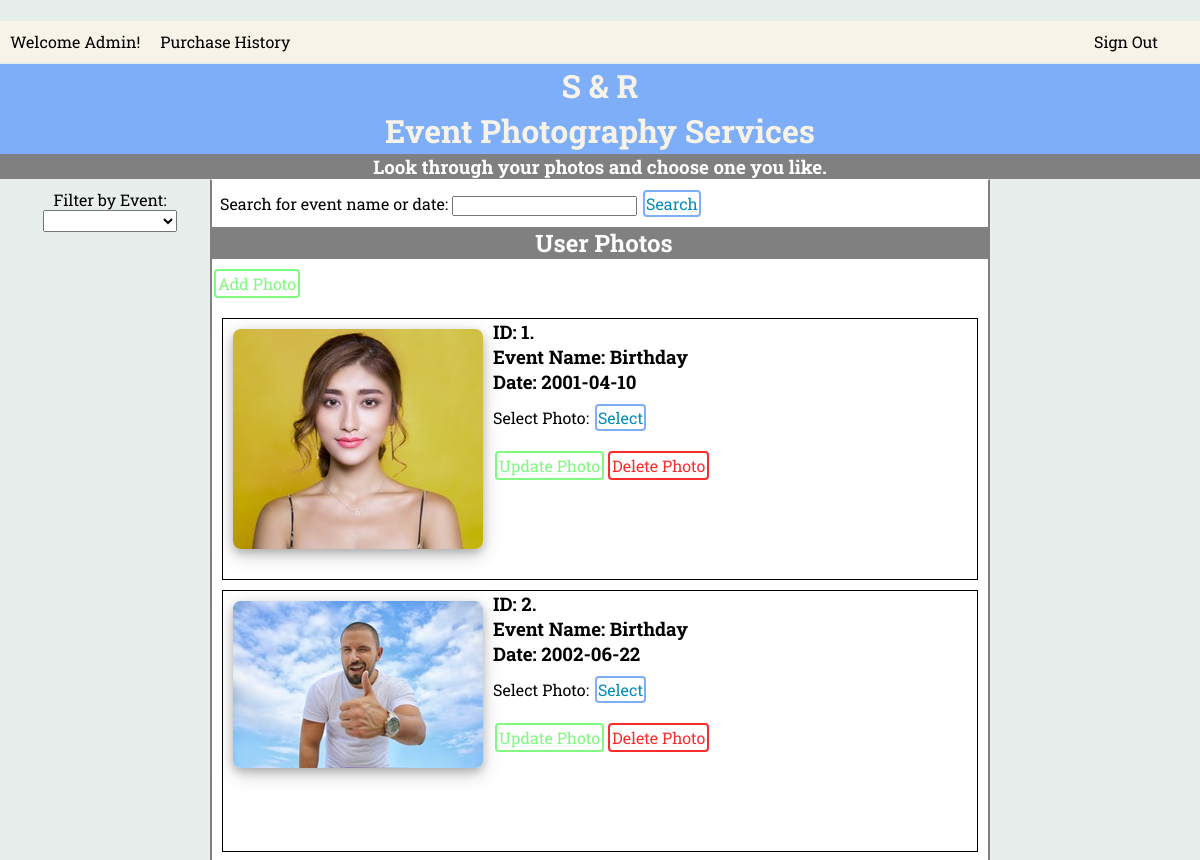
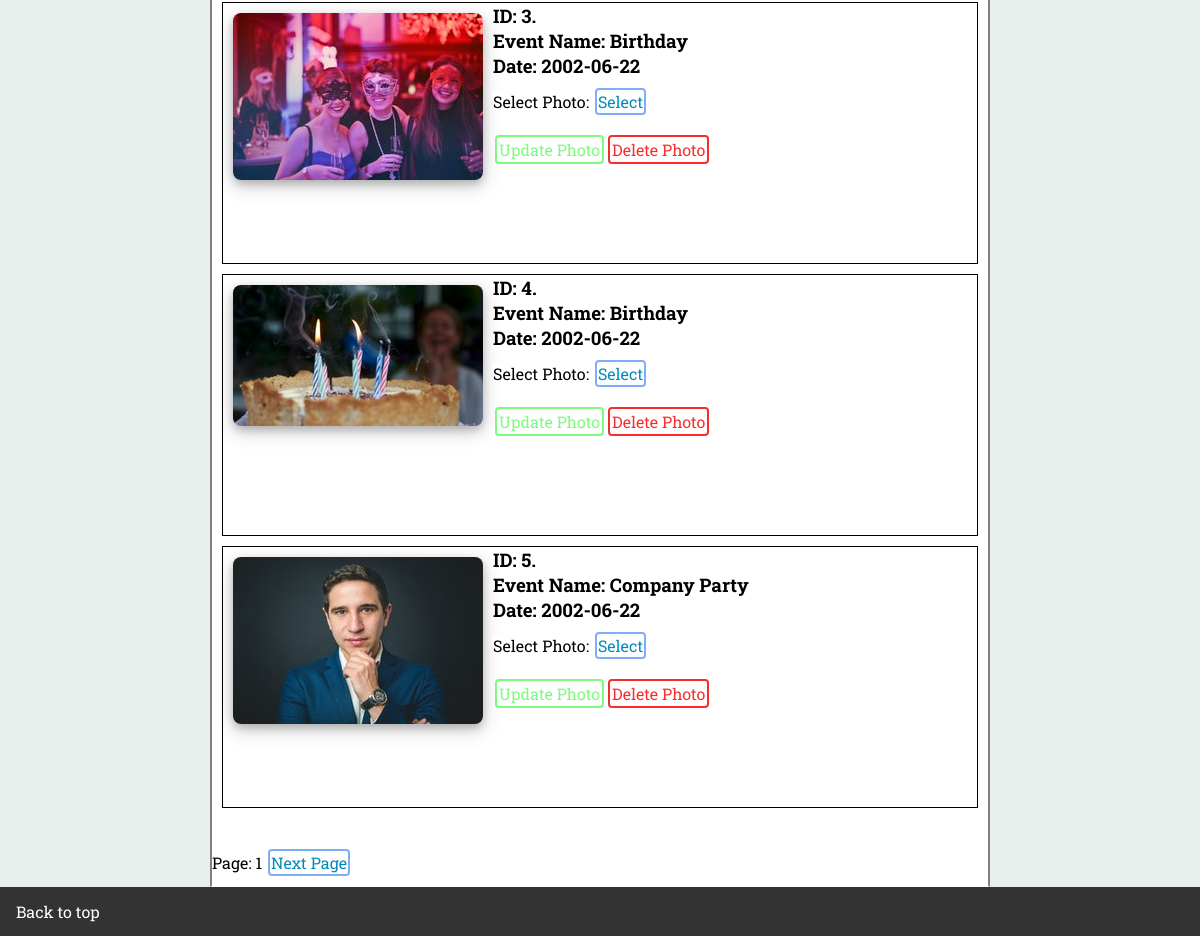
Page /photos.php (signed in) on the committed database (2 pictures, top to bottom).
### tables this page shows
CREATE TABLE photo (
  username      VARCHAR(30) NOT NULL, 
  id			int not null,
  event_name	VARCHAR(30) NOT NULL,
  event_date	DATE NOT NULL,
  selected		BOOLEAN NOT NULL,
  deleted		BOOLEAN NOT NULL,
  CONSTRAINT pk_photo PRIMARY KEY (id),
  Constraint fk_photo_customer FOREIGN KEY (username) references Customer(username)
);

### photos.php (the view, shortened to what this page needs)
<?php
$host = "localhost";
$user = "Solon";
$pass = "speakeasy";
$db = "event_photo";
$page_length = 5;
if(isset($_POST['searchButton']) || !isset($_POST['page_num'])){
	$page_num = 1;
	$page_max = $page_length;
}
$page_min = $page_max-$page_length;
$photo_count=0;
$con=mysqli_connect($host,$user,$pass,$db);
$username = $_SESSION['sess_username'];
$query = "SELECT * FROM customer WHERE username = '$username';";
$result = mysqli_query ($con,$query);
$userData = mysqli_fetch_array($result);
$admin = $userData['admin_rights'];
if (isset($_POST['search']) && $_POST['search']!="") {
	$search = $_POST['search'];
	if(isset($_POST['filter']) && $_POST['filter']!=""){
		$filter = $_POST['filter'];
		if($admin)
			$query_photo = "SELECT * FROM photo WHERE event_name = '$filter' AND (event_name LIKE '%$search%' OR event_date LIKE '%$search%');";
		else
			$query_photo = "SELECT * FROM photo WHERE username = '$username' AND event_name = '$filter' AND (event_name LIKE '%$search%' OR event_date LIKE '%$search%');";
	}
	else{
		if($admin)
			$query_photo = "SELECT * FROM photo WHERE (event_name LIKE '%$search%' OR event_date LIKE '%$search%');";
		else
			$query_photo = "SELECT * FROM photo WHERE username = '$username' AND (event_name LIKE '%$search%' OR event_date LIKE '%$search%');";
	}
}
else{
	if(isset($_POST['filter']) && $_POST['filter']!=""){
		$filter = $_POST['filter'];
		if($admin)
			$query_photo = "SELECT * FROM photo WHERE event_name = '$filter';";
		else
			$query_photo = "SELECT * FROM photo WHERE username = '$username' AND event_name = '$filter';";
	}
	else{
		if($admin)
			$query_photo = "SELECT * FROM photo;";
		else
			$query_photo = "SELECT * FROM photo WHERE username = '$username';";
	}
}
if(!$admin)
	$query_filter = "SELECT DISTINCT event_name FROM photo WHERE username = '$username';";
else
	$query_filter = "SELECT DISTINCT event_name FROM photo;";
$filter_results = mysqli_query ($con,$query_filter);
$photos = mysqli_query ($con,$query_photo);
?>
<html>
  <head>
	<link rel="stylesheet" type="text/css" href="css/photos.css">
  </head>
  <body>
	<div class="header">
        <div id="navbar">
            <div class = "user-welcome">
                <?php echo "Welcome ".ucfirst($_SESSION['sess_username'])."!" ?>
            </div>
			<div class = "navbar-item">
                <a href=order_history.php>Purchase History</a>
            </div><aside>
            <div class = "navbar-item sign-out">
                <a href=login.html>Sign Out</a>
            </aside></div>
        </div>
    <div class="banner">
		<h1>S & R</h1>
        <h1>Event Photography Services</h1>
        <h3>Look through your photos and choose one you like.</h3>
    </div>
	<form action="" method="post" id="searchForm">
	<div class="column">
		<label for="filter" class="sidebar_item">Filter by Event:</label>
		<select id="filter" name="filter">
			<option value=''></option>
			<?php
			while($filter_result = mysqli_fetch_array($filter_results)){
				$event_name = $filter_result['event_name'];
				if(isset($_POST[filter]) && $event_name == $_POST[filter])
					echo "<option value='$event_name' selected>$event_name</option>";
				else
					echo "<option value='$event_name'>$event_name</option>";
			}
			?>
		</select>
	</div>
	<div class="main">
		<div class = "form">
			<label for="search" class="black">Search for event name or date:</label>
			<input type="text" id="search" name="search" value="<?php echo isset($_POST['search']) ? $_POST['search'] : '' ?>" autofocus/>
			<input type="submit" id="searchButton" name="searchButton" value="Search">
		</div>
	<h2>User Photos</h2>
	<?php
		if($admin)
			echo "<input type='submit' onclick=submitForm('update_photo.php#home') class='admin' name='add_photo' value='Add Photo'>";
	?>
	<?php
		while($photo = mysqli_fetch_array($photos)){
			$deleted = $photo['deleted'];
			if(!$deleted){
				$photo_count++;
				if($photo_count>$page_min && $photo_count <= $page_max){
					$photo_id = $photo['id'];
					echo"<div class='photo'>";
					echo "<img src = 'resources/$photo_id.jpeg'/>";
					echo "<h3>ID: $photo_id.</h3>";
					$photo_name = $photo['event_name'];
					echo "<h3>Event Name: $photo_name</h3>";
					$photo_date = $photo['event_date'];
					echo "<h3>Date: $photo_date</h3>";
					echo "<label for='$photo_id'>Select Photo: </label>";
					echo "<input id='selectButton' type='submit' name = '$photo_id' value = 'Select'>";
					echo "<br>";
					if($admin){
						echo "<input type='submit' class='admin' onclick=submitForm('update_photo.php#home') name='update_photo_$photo_id' value='Update Photo'/>";
						echo "<input type='submit' class='admin' id='deleteButton' onclick='clicked(event)' name='delete_photo_$photo_id' value='Delete Photo'/>";
					}
					echo"</div>";
				}
			}
		}
	?>
	<br>
	<div>
		<?php
		echo " Page: $page_num ";
		if($photo_count > $page_max)
			echo "<input type='submit' id='nextPageButton' action='' name='next_page' value='Next Page'>";
		?>
	</div>
	</div>
	</form>
	<ul>
		<li><a href="#home">Back to top</a></li>
	</ul>
   </body>
</html>

### css/photos.css (style rules this page uses)
* { margin: 0px; padding-top: 0px; }
html, body { padding: 0px; margin: 0px; font-family: 'Roboto Slab', sans-serif; background-color: #E8EEEC; }
h1 { margin: 2px auto; }
h2 { text-align: center; background-color: grey; color: white; margin: 0px; }
h3 { background-color: grey; color: white; margin: 0px; }
label { background-color: grey; color: white; margin: 0px; }
select { font-family: 'Roboto Slab', sans-serif; }
.sidebar_item { background-color: #E8EEEC; color: black; }
.black { background-color: white; color: black; margin: 0px; }
#search { margin-bottom: 3px; }
ul { list-style-type: none; margin: 0; padding: 0; overflow: hidden; background-color: #333; }
li { float: left; }
li a { display: block; color: white; text-align: center; padding: 14px 16px; text-decoration: none; }
.column { text-align: center; float: left; width: 200px; margin: 10px; }
.main { margin-left: 210px; margin-right: 210px; border: 1px solid white; border-left: 2px solid grey; border-right: 2px solid grey; margin-bottom: 0px; background-color: white; }
.photo { border: 1px solid black; margin: 10px; height: 260px; background-color: white; }
.photo h3,label { background-color: white; color: black; }
aside { float: right; width: 200px; }
img { width: 250px; height: auto; float: left; margin: 10px; border-radius: 8px; box-shadow: 0 4px 8px 0 rgba(0, 0, 0, 0.2), 0 6px 20px 0 rgba(0, 0, 0, 0.19); }
a { text-decoration: none; }
.header { grid-area: h; filter: blur(0px); border-radius: 0px 0px 0px 0px; }
.banner { grid-area: b; text-align: center; background-color:rgb(127, 174, 249); color: rgb(248, 243, 233); }
#navbar { background-color: rgb(248, 243, 233); padding-top: 0px; }
#navbar div { display: inline-block; padding: 10px; font-weight: normal; transition: .5s; }
.navbar-item a:link { text-decoration: none; color: rgb(0, 0, 0); }
.sign-out { float: right; margin-right: 2em; }
.user-welcome { float: left; }
.admin { margin: 10px 2px; transition-duration: 0.4s; background-color: white; border: 2px solid rgb(127, 249, 127); border-radius: 4px; color: rgb(127, 249, 127); text-align: center; padding: 2px; font-family: 'Roboto Slab', sans-serif; font-size: 1em; }
#deleteButton { margin: 10px 2px; transition-duration: 0.4s; background-color: white; border: 2px solid rgb(247, 45, 45); border-radius: 4px; color: rgb(247, 45, 45); text-align: center; padding: 2px; font-family: 'Roboto Slab', sans-serif; font-size: 1em; }
#selectButton, #previousPageButton, #nextPageButton, #searchButton { margin: 10px 2px; transition-duration: 0.4s; background-color: white; border: 2px solid rgb(127, 174, 249); border-radius: 4px; color: #008CBA; text-align: center; padding: 1px; font-family: 'Roboto Slab', sans-serif; font-size: 1em; }

### rows in the picture
photo: shows a picture, id "1", event_name "Birthday", event_date "2001-04-10"
photo: shows a picture, id "2", event_name "Birthday", event_date "2002-06-22"
photo: shows a picture, id "3", event_name "Birthday", event_date "2002-06-22"
photo: shows a picture, id "4", event_name "Birthday", event_date "2002-06-22"
photo: shows a picture, id "5", event_name "Company Party", event_date "2002-06-22"

### other values in the picture
$_SESSION['sess_username'] "Admin"
$page_num "1"
